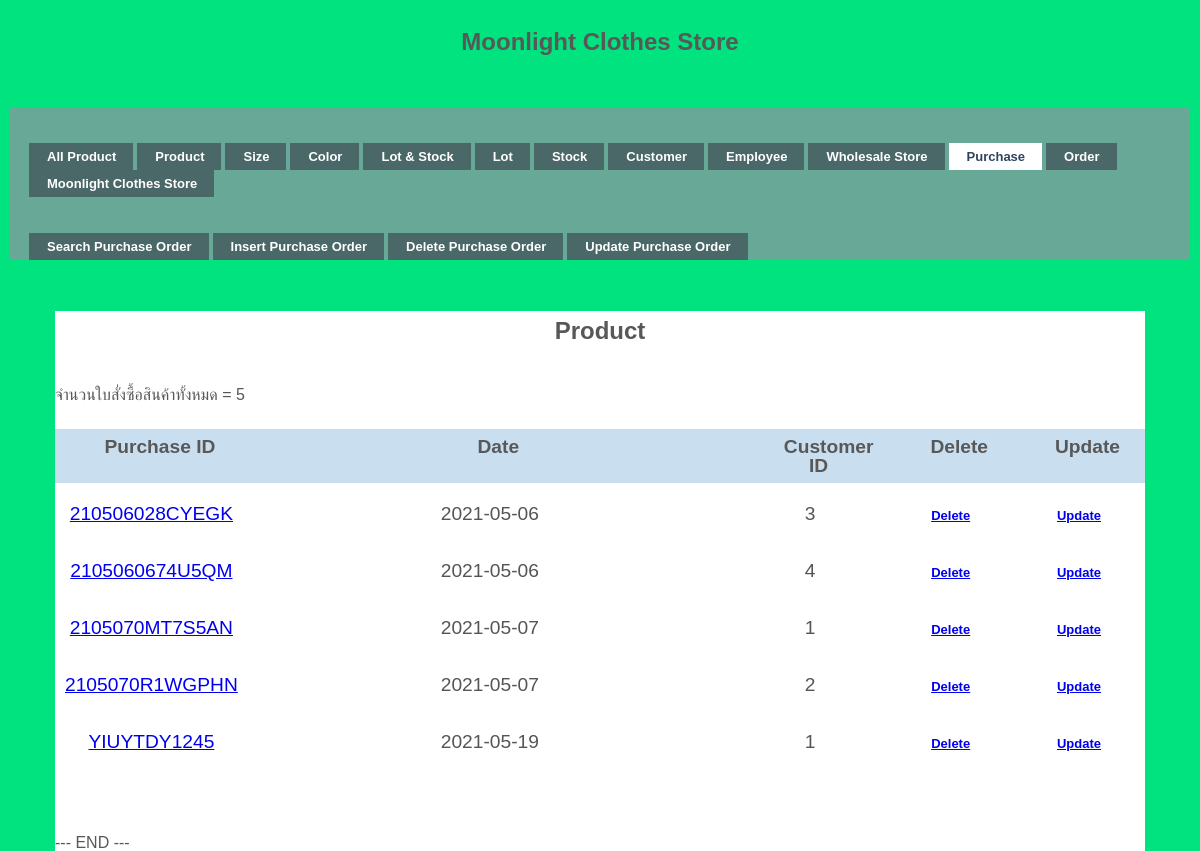
The page /purchase.php on the database its author committed.
### tables this page shows
CREATE TABLE `purchase_order` (
  `PurchaseId` varchar(50) NOT NULL,
  `PurchaseDate` date NOT NULL,
  `CustomerId` int(100) NOT NULL
);

### purchase.php (the view, shortened to what this page needs)
<!DOCTYPE html PUBLIC "-//W3C//DTD XHTML 1.0 Transitional//EN" "http://www.w3.org/TR/xhtml1/DTD/xhtml1-transitional.dtd">
<html xmlns="http://www.w3.org/1999/xhtml">
<head>
<link rel="stylesheet" href="styles.css" type="text/css" />
<h1>Moonlight Clothes Store</h1>
</head>
<body>
<div id="demo-container">
  <ul id="simple-menu">
  	<li><a href="allproduct.php" ><span>All Product</span></a></li>
  	<li><a href="product.php" ><span>Product</span></a></li>
	<li><a href="size.php" ><span>Size</span></a></li>
    <li><a href="color.php" ><span>Color</span></a></li>
  	<li><a href="lot&stock.php"  ><span>Lot & Stock </span></a></li>
  	<li><a href="lot.php" ><span>Lot </span></a></li>
    <li><a href="stock.php" ><span>Stock </span></a></li>
  	<li><a href="Customer.php" ><span>Customer</span></a></li>
    <li><a href="Employee.php" ><span>Employee</span></a></li>
    <li><a href="wholesale.php" ><span>Wholesale Store</span></a></li>
    <li><a href="purchase.php" class="current"><span>Purchase</span></a></li>
    <li><a href="order.php" ><span>Order</span></a></li>
    <li><a href="/moonlight/public/index.php"><span>Moonlight Clothes Store</span></a></li>
  </ul>
</div>
<div id="demo-container">
  <ul id="simple-menu">
  <li><a href="searchPur.php" ><span>Search Purchase Order</span></a></li>
    <li><a href="insertPur.php"><span>Insert Purchase Order</span></a></li>
    <li><a href="dePurId.php"><span>Delete Purchase Order</span></a></li>
    <li><a href="updatePur.php"><span>Update Purchase Order</span></a></li>
  </ul>
</div>
<br><br>
<div id="wrapper">
<h1>Product</h1>
</head>
</body>
</html>
  <?php
  require('connect.php');
  $sql = ' SELECT * FROM purchase_order;';
  $conn = mysqli_connect($servername, $username, $password, $dbname);
  $result = mysqli_query($conn, $sql);
  $objQuery = mysqli_query($conn, $sql) or die("Error Query [" . $sql . "]");
  if (mysqli_num_rows($result) > 0) {
        echo 'จำนวนใบสั่งซื้อสินค้าทั้งหมด = ';
        echo mysqli_num_rows($result);
    } else {
    echo "EMPTY DATA";
    }
  ?>
  <table id="keywords" cellspacing="0" cellpadding="0">
    <thead><br>
    <tr>
      <th width="100"><div align="center"><span>Purchase ID</span></div></th>
      <th width="500"><div align="center"><span>Date</span></div></th>
      <th width="100"><div align="center"><span>Customer ID</span></div></th>
      <th width="100"><div align="center"><span>Delete</span></div></th>
      <th width="100"><div align="center"><span>Update</span></div></th>
    </tr>
    </thead>
    <tbody>
    <?php
    while ($objResult = mysqli_fetch_array($objQuery)) {
    ?>
      <tr>
      <td><a href="allpurchase.php?PurchaseId=<?php echo $objResult["PurchaseId"];?>&CustomerId=<?php echo $objResult["CustomerId"];?>
        &PurchaseDate=<?php echo $objResult["PurchaseDate"];?>"><?php echo $objResult["PurchaseId"]; ?></a></td>
        <td><?php echo $objResult["PurchaseDate"]; ?></td>
        <td><?php echo $objResult["CustomerId"]; ?></td>
        <td align="center"><a href="deletePurId.php?PurchaseId=<?php echo $objResult["PurchaseId"]; ?>"><ul id="simple-menu">Delete</ul></a></td>
        <td align="center"><a href="updatePurId.php?PurchaseId=<?php echo $objResult["PurchaseId"]; ?>"><ul id="simple-menu">Update</ul></a></td>
    </tr>
    <?php
    }
    ?>
  </table>
  <?php
  echo "--- END ---";
  ?>
</body>
</html>

### styles.css (style rules this page uses)
h1 { font-family:Verdana, Arial, Helvetica, sans-serif; font-size:16px; font-weight:bold; margin:0; padding:0; }
#demo-container { padding:25px 15px 0 15px; background:#67A897; }
ul#simple-menu { list-style-type:none; width:100%; position:relative; height:27px; font-family:"Trebuchet MS",Arial,sans-serif; font-size:13px; font-weight:bold; margin:0; padding:11px 0 0 0; }
ul#simple-menu li { display:block; float:left; margin:0 0 0 4px; height:27px; }
ul#simple-menu li a { display:block; float:left; color:#fff; background:#4A6867; line-height:27px; text-decoration:none; padding:0 17px 0 18px; height:27px; }
ul#simple-menu li a.current { color:#2E4560; background:#fff; }
html, body, div, span, applet, object, iframe, h1, h2, h3, h4, h5, h6, p, blockquote, pre, a, abbr, acronym, address, big, cite, code, del, dfn, em, img, ins, kbd, q, s, samp, small, strike, strong, sub, sup, tt, var, b, u, i, center, dl, dt, dd, ol, ul, li, fieldset, form, label, legend, table, caption, tbody, tfoot, thead, tr, th, td, article, aside, canvas, details, embed, figure, figcaption, footer, header, hgroup, menu, nav, output, ruby, section, summary, time, mark, audio, video { margin: 0; padding: 0; border: 0; font-size: 150%; font: inherit; vertical-align: baseline; outline: none; -webkit-font-smoothing: antialiased; -webkit-text-size-adjust: 100%; -ms-text-size-adjust: 100%; -webkit-box-sizing: border-box; -moz-box-sizing: border-box; box-sizing: border-box; }
html { overflow-y: scroll; }
body { background: #eee url('https://i.imgur.com/eeQeRmk.png'); font-family: 'Helvetica Neue', Helvetica, Arial, sans-serif; font-size: 100%; line-height: 1; color: #585858; padding: 22px 10px; padding-bottom: 55px; }
ol, ul { list-style: none; }
table { border-collapse: collapse; border-spacing: 0; }
h1 { font-family: 'Amarante', Tahoma, sans-serif; font-weight: bold; font-size: 150%; line-height: 1.7em; margin-bottom: 10px; text-align: center; }
#wrapper { display: block; width: 1090px; background: rgb(600, 600, 600); margin: 0 auto; padding: 0px 0px; -webkit-box-align: 2px 2px 3px -1px rgba(0,0,0,0.35); }
#keywords { margin: 0 auto; font-size: 1.2em; margin-bottom: 15px; }
#keywords thead { cursor: pointer; background: #c9dff0; }
#keywords thead tr th { font-weight: bold; padding: 8px 5px; padding-left: 42px; }
#keywords thead tr th span { padding-right: 20px; background-repeat: no-repeat; background-position: 100% 100%; }
#keywords tbody tr { color: #555; }
#keywords tbody tr td { text-align: center; padding: 15px 10px; }
* { box-sizing: border-box; }
html, body { height: 100%; }
body { display: grid; grid-template-rows: 1fr; font-family: "Raleway", sans-serif; background-color: #01e37f; }

### rows shown on the page
purchase_order: PurchaseId "210506028CYEGK", PurchaseDate "2021-05-06", CustomerId "3"
purchase_order: PurchaseId "2105060674U5QM", PurchaseDate "2021-05-06", CustomerId "4"
purchase_order: PurchaseId "2105070MT7S5AN", PurchaseDate "2021-05-07", CustomerId "1"
purchase_order: PurchaseId "2105070R1WGPHN", PurchaseDate "2021-05-07", CustomerId "2"
purchase_order: PurchaseId "YIUYTDY1245", PurchaseDate "2021-05-19", CustomerId "1"

### other values the page prints
mysqli_num_rows($result) "5"
